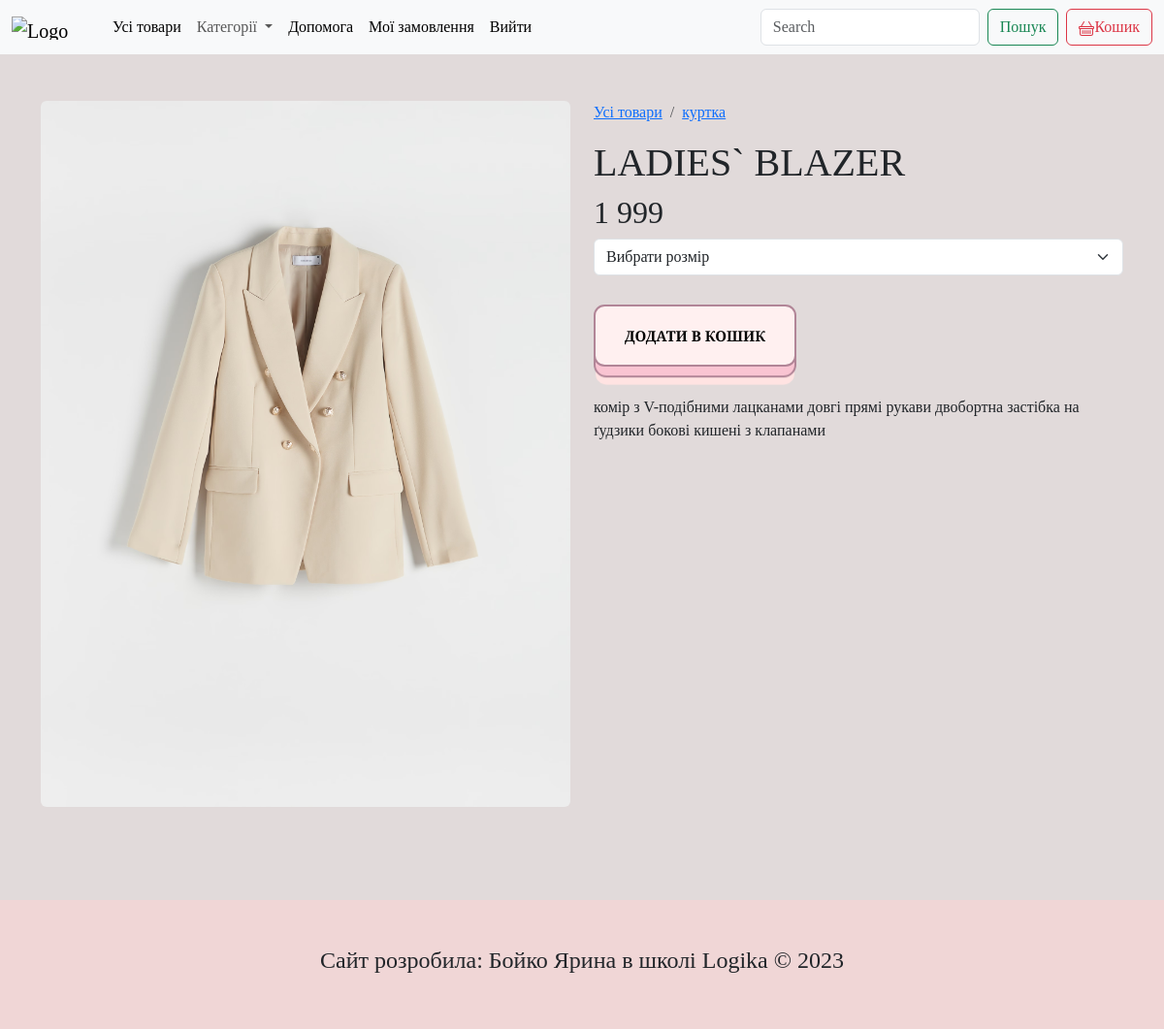
Screenshot of /item/4 with the database file from the repository.
### app.py (models this page shows)
class Item(db.Model):
    id = db.Column(db.Integer, primary_key=True)
    title = db.Column(db.String, nullable=False)
    price = db.Column(db.Float, default = 0)
    description = db.Column(db.Text)
    image = db.Column(db.String, nullable=False)
    category = db.Column(db.String)

### app.py (the view, shortened to what this page needs)
@app.route ("/item/<item_id>", methods = ['GET', 'POST'])  # Вказуємо url-адресу для виклику функції
def item_page(item_id):
    item = Item.query.get(item_id)
    cart_items = get_cart()
    return render_template("item.html", item = item, cart = cart_items)  # html-сторінка, що повертається у браузер

### app.py (called while the page is built)
def get_cart():
    cart_items = []
    if 'order_id' in session:
        order_id = session['order_id']
        order = Order.query.get(order_id)
        if order and order.status == "new":
            cart_items = db.session.query(OrderItem, Item).join(Item, OrderItem.item_id == Item.id).filter(OrderItem.order_id == order_id).all()
    return cart_items

### templates/item.html (shortened to what this page needs)
{% extends 'base.html' %}
{% block content %}
    <main class="container py-5">
        <div class="row">
            <div class="col-12 col-md-6"><img src="{{ url_for('static', filename='item_images/'+ item.image) }}" class="rounded img-fluid" alt="..."></div>
            <div class="col-12 col-md-6"><nav aria-label="breadcrumb">
                <ol class="breadcrumb">
                  <li class="breadcrumb-item"><a href="{{url_for('index')}}">Усі товари</a></li>
                  <li class="breadcrumb-item active" aria-current="page"><a href = "">{{item.category}}</a></li>
                </ol>
            </nav>
            <h1>{{item.title}}</h1>
            <h2>{{item.price}}</h2>
            <form action="" method = "POST">
            <select name = "size" required class="form-select" aria-label="Default select example">
                <option selected>Вибрати розмір</option>
              </select>
            <button type = "submit" class="add-card"> Додати в кошик</button>
        </form>
            <p>{{item.description}}</p></div>
        </div>
    </main>
  {% endblock content %}

### static/style.css (style rules this page uses)
body { background: rgb(225, 218, 218); font-family: 'Cormorant Garamond', serif; }
button.add-card { margin: 30px 0; position: relative; display: inline-block; cursor: pointer; outline: none; border: 0; vertical-align: middle; text-decoration: none; font-family: inherit; font-size: 15px; }
button.add-card { font-weight: 600; color: #000000; text-transform: uppercase; padding: 1.25em 2em; background: #fff0f0; border: 2px solid #b18597; border-radius: 0.75em; -webkit-transform-style: preserve-3d; transform-style: preserve-3d; -webkit-transition: background 150ms cubic-bezier(0, 0, 0.58, 1), -webkit-transform 150ms cubic-bezier(0, 0, 0.58, 1); transition: transform 150ms cubic-bezier(0, 0, 0.58, 1), background 150ms cubic-bezier(0, 0, 0.58, 1), -webkit-transform 150ms cubic-bezier(0, 0, 0.58, 1); }
button.add-card::before { position: absolute; content: ''; width: 100%; height: 100%; top: 0; left: 0; right: 0; bottom: 0; background: #f9c4d2; border-radius: inherit; -webkit-box-shadow: 0 0 0 2px #b18597, 0 0.625em 0 0 #ffe3e2; box-shadow: 0 0 0 2px #b18597, 0 0.625em 0 0 #ffe3e2; -webkit-transform: translate3d(0, 0.75em, -1em); transform: translate3d(0, 0.75em, -1em); transition: transform 150ms cubic-bezier(0, 0, 0.58, 1), box-shadow 150ms cubic-bezier(0, 0, 0.58, 1), -webkit-transform 150ms cubic-bezier(0, 0, 0.58, 1), -webkit-box-shadow 150ms cubic-bezier(0, 0, 0.58, 1); }

### rows the page displays
Item: image (picture), category "куртка", title "LADIES` BLAZER", price "1 999", description "комір з V-подібними лацканами довгі прямі рукави двобортна застібка на ґудзики бокові кишені з клапанами"
